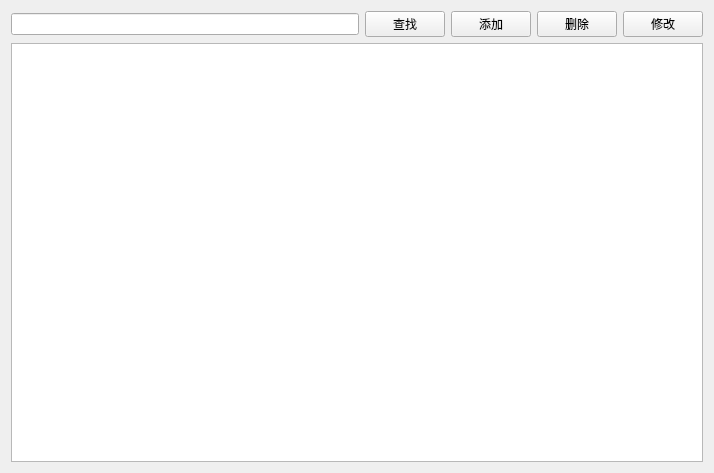
<?xml version="1.0" encoding="UTF-8"?>
<ui version="4.0">
 <class>PatientView</class>
 <widget class="QWidget" name="PatientView">
  <property name="geometry">
   <rect>
    <x>0</x>
    <y>0</y>
    <width>714</width>
    <height>473</height>
   </rect>
  </property>
  <property name="windowTitle">
   <string>患者管理</string>
  </property>
  <layout class="QVBoxLayout" name="verticalLayout">
   <item>
    <layout class="QHBoxLayout" name="horizontalLayout">
     <item>
      <widget class="QLineEdit" name="txtSearch"/>
     </item>
     <item>
      <widget class="QPushButton" name="btSearch">
       <property name="text">
        <string>查找</string>
       </property>
      </widget>
     </item>
     <item>
      <widget class="QPushButton" name="btAdd">
       <property name="text">
        <string>添加</string>
       </property>
      </widget>
     </item>
     <item>
      <widget class="QPushButton" name="btDelete">
       <property name="text">
        <string>删除</string>
       </property>
      </widget>
     </item>
     <item>
      <widget class="QPushButton" name="btEdit">
       <property name="text">
        <string>修改</string>
       </property>
      </widget>
     </item>
    </layout>
   </item>
   <item>
    <widget class="QTableView" name="tableView"/>
   </item>
  </layout>
 </widget>
 <resources/>
 <connections/>
</ui>
